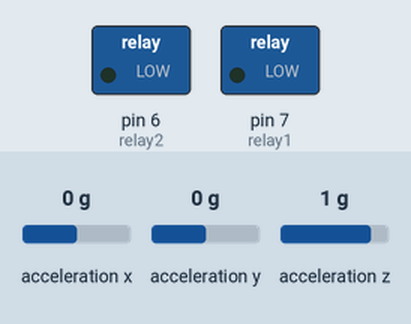
Recording of a sketch running on a simulated Arduino Uno, built with avr-gcc and run on an emulated ATmega328P. Parts: switched loads named in the sketch (green lamp = pin HIGH). Wiring (inferred from the names in the program): MPU-6050 motion sensor at I2C address 0x68. The test bench sets the inputs (shaded band); at power-on: acceleration y 0 g, acceleration x 0 g, acceleration z 1 g.

Above: at 2.2 s.
2.3 s: acceleration y set to 0.2 g
At 3.2 s:
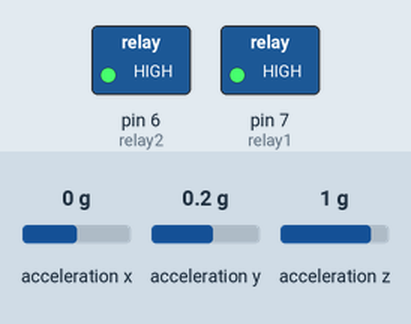
3.8 s: acceleration y set to -1.4 g
At 4.3 s:
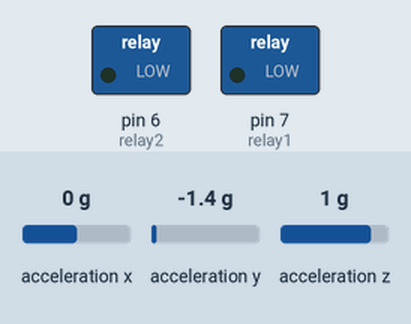
Timing chart, 0 to 6.8 s (numbered marks = the images above; inputs shaded):
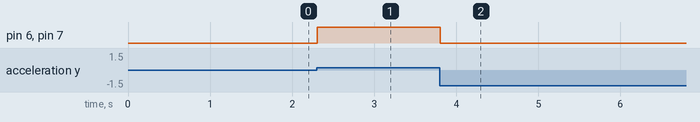

Measured:
- the behaviour switches between 0 and 0.1 g on acceleration y (found by bisection; images 0 and 1)
- after the input at 2.3 s, pin 6 (relay2), pin 7 (relay1): LOW → HIGH at once
- after the input at 3.8 s, pin 6 (relay2), pin 7 (relay1): HIGH → LOW at once

The sketch:

acelererometro.ino
```cpp
#include <SPI.h>
#include <Wire.h>
#include <TimerThree.h>

////////////////////////definicion del giro del motor///////////////////////////////////
#define MPU 0x68  // Direccion I2C del MPU-6050
#define relay1 7  // pines analogicos utilizados para los relevadores
#define relay2 6  // pines analogicos utilizados para los relevadores

////////////////////////definicion del giro del motor///////////////////////////////////
//definicion del giro del motor
#define izquierda LOW //definicion del giro del motor
#define derecha HIGH

////////////////////////////// variables globales del programa /////////////////////////////////
volatile bool direccion; //bandera que decide el giro del motor
double AcX,AcY,AcZ;   //varibles que sirven para leer el acelerometro
double Pitch, Roll;      //varibles que te ayudan a medir el pitch y roll del acelerometro

void setup() {
  Serial.begin(9600);
  pinMode(relay1, OUTPUT);            //configuramos el pin en modo de salida
  pinMode(relay2, OUTPUT);            //configuramos el pin en modo de salida
  Timer3.initialize(25);              //inicializamos el timer para un tieempo de muestreo
  Timer3.attachInterrupt(ISR_Blink);  //Activa la interrupcion y la asocia a ISR_Blink

  init_MPU(); // Inicializamos el MPU6050
  interrupts();                 // Autoriza las interrupciones
}

void loop() {
  FunctionsMPU(); // Adquirimos los ejex AcX, AcY, AcZ.
  Roll = FunctionsPitchRoll(AcX, AcZ, AcY);   //Calculo del angulo del Roll
  Pitch = FunctionsPitchRoll(AcY, AcX, AcZ);  //Calculo del angulo del Pitch
  digitalWrite(relay1, direccion);  // Asignamos el valor del status a la salida
  digitalWrite(relay2, direccion);  // Asignamos el valor del status a la salida

//  Serial.print("Pitch:   "); Serial.print(Pitch);
//  Serial.print("\n");
//  Serial.print("Roll:   "); Serial.print(Roll);
//  Serial.print("\n");
//  Serial.print("Direccion:   "); Serial.print(direccion);
//  Serial.print("\n");

  //delay(2500);
}

// ================================================================
// ===                    init mpu                             ===
// ================================================================
void init_MPU(){
  Wire.begin();
  Wire.beginTransmission(MPU);
  Wire.write(0x6B);  // PWR_MGMT_1 register
  Wire.write(0);     // Seteamos a cero (wakes up - Despertamos el MPU-6050)
  Wire.endTransmission(true);
  delay(1000); /** revisar si se puede quitar, es una inicializacion pero tengo miedo de que el delay
                   le de en su madre al codigo bloqueante del brushles **/
}

// ================================================================
// ===                FunctionsPitchRoll                        ===
// ================================================================
//Funcion para el calculo del angulo Pitch y Roll
double FunctionsPitchRoll(double A, double B, double C){
  double DatoA, DatoB, Value;
  DatoA = A;
  DatoB = (B*B) + (C*C);
  DatoB = sqrt(DatoB);

  Value = atan2(DatoA, DatoB);
  Value = Value * 180/3.14;

  return Value;
}

// ================================================================
// ===               FunctionsAngleToGyroscopio                 ===
// ================================================================
//Funcion para el calculo de los angulos del giroscopio
double FunctionsAngle(double A){
  double DatoA, Value;
  double G_R = 131.0;
  DatoA = A;
  Value = DatoA / G_R;
  return Value;
}


// ================================================================
// ===                     FunctionsMPU                         ===
// ================================================================
void FunctionsMPU(){
  //Para los valores del acelerometro
  Wire.beginTransmission(MPU);
  Wire.write(0x3B);  // Empezamos con el registro 0x3B (ACCEL_XOUT_H)
  Wire.endTransmission(false);
  Wire.requestFrom(MPU,6,true);  // requerimos un total de 6 registers
  AcX=Wire.read()<<8|Wire.read();  // 0x3B (ACCEL_XOUT_H) & 0x3C (ACCEL_XOUT_L)
  AcY=Wire.read()<<8|Wire.read();  // 0x3D (ACCEL_YOUT_H) & 0x3E (ACCEL_YOUT_L)
  AcZ=Wire.read()<<8|Wire.read();  // 0x3D (ACCEL_YOUT_H) & 0x3E (ACCEL_YOUT_L)

  //Leer los valores del Giroscopio
//   Wire.beginTransmission(MPU);
//   Wire.write(0x43);
//   Wire.endTransmission(false);
//   Wire.requestFrom(MPU,4,true); //A diferencia del Acelerometro, solo se piden 4 registros
//   GyX=Wire.read()<<8|Wire.read();
//   GyY=Wire.read()<<8|Wire.read();

}

// ================================================================
// ===                    LED blink                             ===
// ================================================================
void ISR_Blink()
   {

      if (Pitch < 0 )
        direccion = izquierda ;
      if (Pitch > 0 )
        direccion = derecha ;
   }
```
